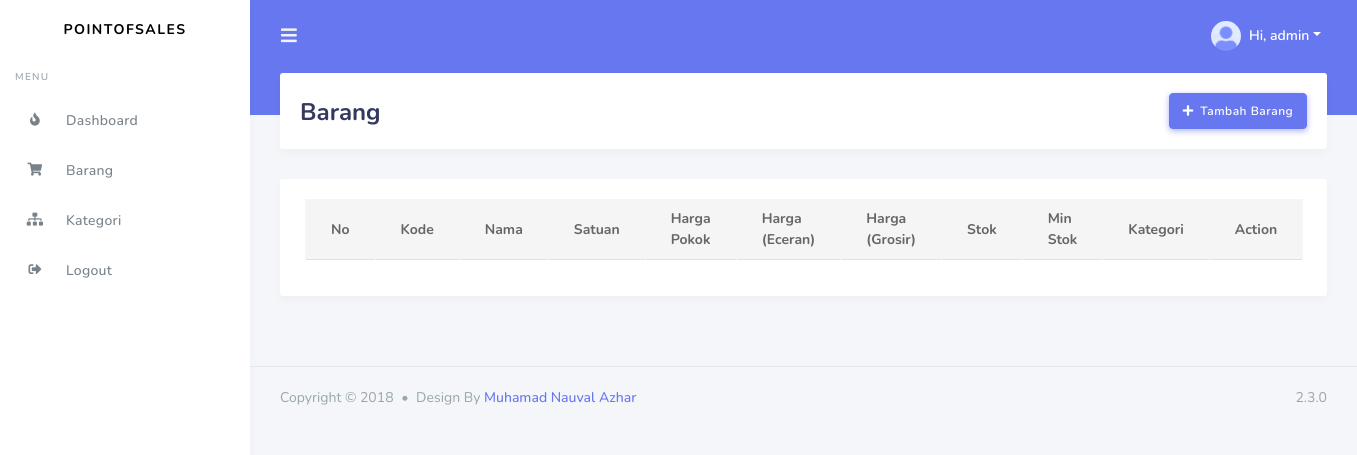
Before: /barang.php (signed in) with the older database file.
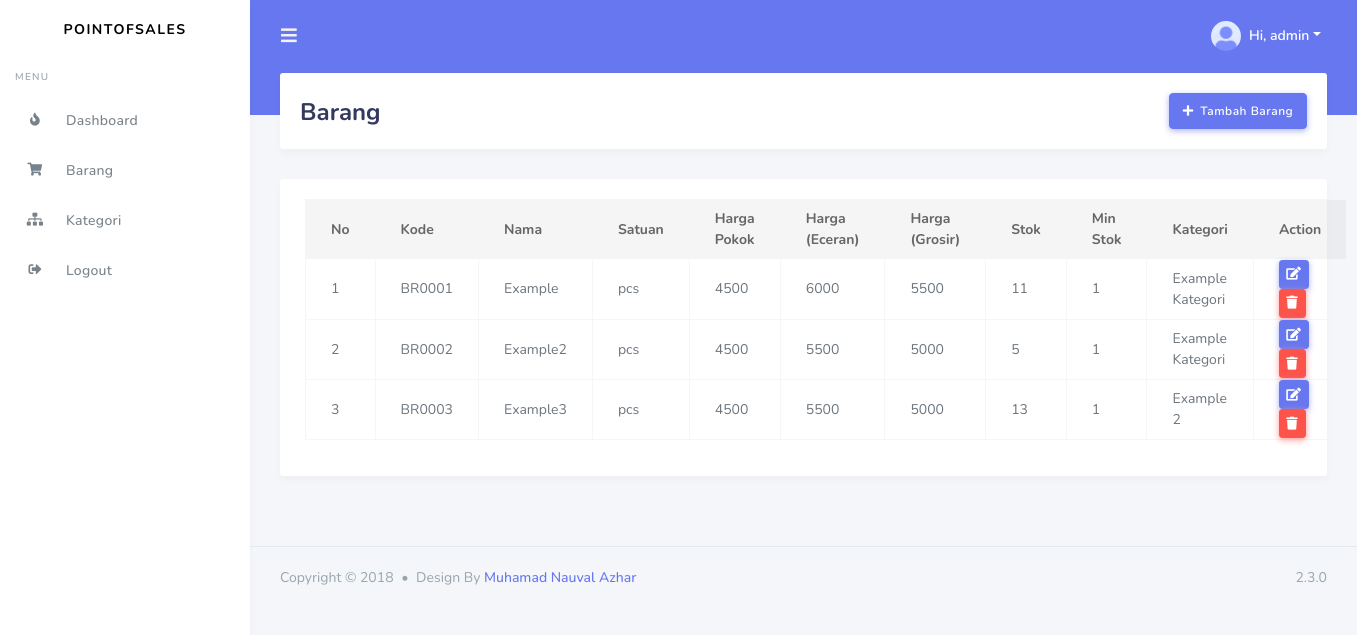
After: the same page with the newer database file.
### tables this page shows
CREATE TABLE `tbl_barang` (
  `barang_id` varchar(15) NOT NULL,
  `barang_nama` varchar(120) NOT NULL,
  `barang_satuan` varchar(30) NOT NULL,
  `barang_harpok` double NOT NULL,
  `barang_harjul` double NOT NULL,
  `barang_harjul_grosir` double NOT NULL,
  `barang_stok` int(11) NOT NULL DEFAULT '0',
  `barang_min_stok` int(11) NOT NULL DEFAULT '0',
  `barang_tgl_input` timestamp NOT NULL DEFAULT CURRENT_TIMESTAMP,
  `barang_tgl_last_update` timestamp NULL DEFAULT NULL ON UPDATE CURRENT_TIMESTAMP,
  `barang_kategori_id` int(11) NOT NULL,
  `barang_user_id` int(11) NOT NULL
);

CREATE TABLE `tbl_kategori` (
  `kategori_id` int(11) NOT NULL,
  `kategori_name` varchar(120) NOT NULL
);

### barang.php (the view, shortened to what this page needs)
<?php
include('./include/koneksi.php');
if(strlen($_SESSION['username'])==0)
	{
header('location:login.php');
}
else{
?>
<?php include('./include/head.php');?>
<?php include('./include/navbar.php');?>
<?php include('./include/sidebar.php');?>
<div class="main-content">
  <section class="section">
    <div class="section-header">
      <h1>Barang</h1>
      <div class="section-header-breadcrumb">
          <button class="btn btn-primary btn-icon icon-left" data-toggle="modal" data-target="#AddStok"><i class="fas fa-plus"></i> Tambah Barang</button>
      </div>
    </div>
    <div class="section-body">
        <div class="row">
            <div class="col">
                <div class="card">
                    <div class="card-body">
                        <table id="example2" class="table table-bordered table-hover">
                            <thead>
                                <tr>
                                    <th>No</th>
                                    <th>Kode</th>
                                    <th>Nama</th>
                                    <th>Satuan</th>
                                    <th>Harga Pokok</th>
                                    <th>Harga (Eceran)</th>
                                    <th>Harga (Grosir)</th>
                                    <th>Stok</th>
                                    <th>Min Stok</th>
                                    <th>Kategori</th>
                                    <th>Action</th>
                                </tr>
                            </thead>
                            <tbody>
                                <?php
                                        $sql = "SELECT * from tbl_barang JOIN tbl_kategori ON tbl_barang.barang_kategori_id=tbl_kategori.kategori_id";
                                        $query = $dbh -> prepare($sql);
                                        $query->execute();
                                        $results=$query->fetchAll(PDO::FETCH_OBJ);
                                        $nmr=1;
                                        if($query->rowCount() > 0){
                                            foreach($results as $res){
                                    ?>
                                <tr>
                                    <td><?php echo htmlentities($nmr);?></td>
                                    <td><?php echo htmlentities($res->barang_id);?></td>
                                    <td><?php echo htmlentities($res->barang_nama);?></td>
                                    <td><?php echo htmlentities($res->barang_satuan);?></td>
                                    <td><?php echo htmlentities($res->barang_harpok);?></td>
                                    <td><?php echo htmlentities($res->barang_harjul);?></td>
                                    <td><?php echo htmlentities($res->barang_harjul_grosir);?></td>
                                    <td><?php echo htmlentities($res->barang_stok);?></td>
                                    <td><?php echo htmlentities($res->barang_min_stok);?></td>
                                    <td><?php echo htmlentities($res->kategori_name);?></td>
                                    <td>
                                        <button class="btn btn-sm btn-primary" data-toggle="modal" data-target="#MyModal<?php echo $res->barang_id;?>"><i class="fas fa-edit"></i></button>
                                        <a href="barang.php?del=<?php echo $res->barang_id;?>" onclick="return confirm('Do you want to delete');" class="btn btn-sm btn-danger"><i class="fas fa-trash"></i></a>
                                    </td>
                                </tr>
                                <?php $nmr=$nmr+1; } } ?>
                            </tbody>
                        </table>
                    </div>
                </div>
            </div>
        </div>
    </div>
  </section>
</div>
<?php include('./include/footer.php');?>
<?php include('./include/script.php');?>
</body>
</html>
<?php } ?>

### include/head.php (shortened to what this page needs)
<!DOCTYPE html>
<html lang="en">
<head>
  <link rel="stylesheet" href="assets/plugins/datatables-bs4/css/dataTables.bootstrap4.min.css">
  <link rel="stylesheet" href="assets/plugins/datatables-responsive/css/responsive.bootstrap4.min.css">
  <link rel="stylesheet" href="assets/plugins/datatables-buttons/css/buttons.bootstrap4.min.css">
  <link rel="stylesheet" href="https://stackpath.bootstrapcdn.com/bootstrap/4.3.1/css/bootstrap.min.css">
  <link rel="stylesheet" href="https://use.fontawesome.com/releases/v5.7.2/css/all.css">
  <link rel="stylesheet" href="assets/dist/css/iziToast.min.css">
  <link rel="stylesheet" href="./assets/css/style.css">
  <link rel="stylesheet" href="./assets/css/components.css">
</head>

### include/navbar.php (shortened to what this page needs)
<body>
  <div id="app">
    <div class="main-wrapper">
      <div class="navbar-bg"></div>
        <nav class="navbar navbar-expand-lg main-navbar">
                <form class="form-inline mr-auto">
                <ul class="navbar-nav mr-3">
                    <li><a href="#" data-toggle="sidebar" class="nav-link nav-link-lg"><i class="fas fa-bars"></i></a></li>
                </ul>
                </form>
                <ul class="navbar-nav navbar-right">
                <li class="dropdown"><a href="#" data-toggle="dropdown" class="nav-link dropdown-toggle nav-link-lg nav-link-user">
                    <img alt="image" src="./assets/img/avatar/avatar-1.png" class="rounded-circle mr-1">
                    <div class="d-sm-none d-lg-inline-block">Hi, <?= $_SESSION['username']?></div></a>
                </li>
                </ul>
            </nav>

### include/sidebar.php (shortened to what this page needs)
<div class="main-sidebar">
        <aside id="sidebar-wrapper">
          <div class="sidebar-brand">
            <a href="index.html">PointOfSales</a>
          </div>
          <ul class="sidebar-menu">
              <li class="menu-header">MENU</li>
              <li><a class="nav-link" href="index.php"><i class="fas fa-fire"></i> <span>Dashboard</span></a></li>
              <li><a class="nav-link" href="barang.php"><i class="fas fa-shopping-cart"></i> <span>Barang</span></a></li>
              <li><a class="nav-link" href="kategori.php"><i class="fas fa-sitemap"></i> <span>Kategori</span></a></li>
              <li><a class="nav-link" href="logout.php"><i class="fas fa-sign-out-alt"></i> <span>Logout</span></a></li>
            </ul>
        </aside>
      </div>

### include/footer.php
<footer class="main-footer">
        <div class="footer-left">
          Copyright &copy; 2018 <div class="bullet"></div> Design By <a href="https://nauval.in/">Muhamad Nauval Azhar</a>
        </div>
        <div class="footer-right">
          2.3.0
        </div>
      </footer>

### include/script.php (shortened to what this page needs)
</div>
  </div>

Changed rows visible on the page:
added tbl_barang: barang_id "BR0001", barang_nama "Example", barang_satuan "pcs", barang_harpok "4500", barang_harjul "6000", barang_harjul_grosir "5500", barang_stok "11", barang_min_stok "1", tbl_kategori.kategori_name "Example Kategori"
added tbl_barang: barang_id "BR0002", barang_nama "Example2", barang_satuan "pcs", barang_harpok "4500", barang_harjul "5500", barang_harjul_grosir "5000", barang_stok "5", barang_min_stok "1", tbl_kategori.kategori_name "Example Kategori"
added tbl_barang: barang_id "BR0003", barang_nama "Example3", barang_satuan "pcs", barang_harpok "4500", barang_harjul "5500", barang_harjul_grosir "5000", barang_stok "13", barang_min_stok "1", tbl_kategori.kategori_name "Example 2"
